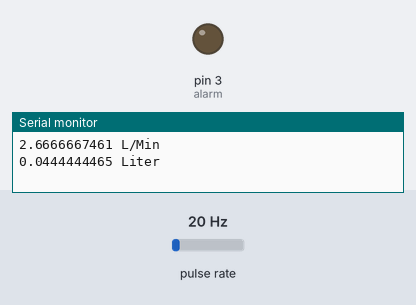
A sketch run on a simulated Arduino Uno, built with avr-gcc and run on an emulated ATmega328P. Parts: output pins drawn as LEDs (lit = HIGH), the last lines printed to the serial monitor. Wiring (inferred from the names in the program): pulse sensor: data pin 2. Inputs (shaded band) come from the test bench; at power-on: pulse rate 20 Hz.

Above: at 1.2 s.
1.3 s: pulse rate (sensor on pin 2) set to 138 Hz
4.3 s: pulse rate (sensor on pin 2) set to 145 Hz
At 5.6 s:
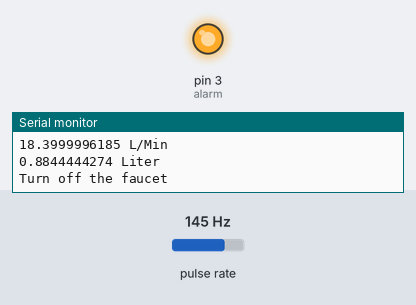
Timing chart, 0 to 7.3 s (numbered marks = the images above; inputs shaded):
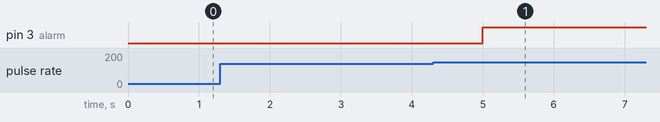

The sketch:

flow_meter.ino
```cpp
/* simple code to run yf-s201 flow sensor via Arduino.It will run the sensor
 and print the flow and the valume of our liquid and when the container 90%
 full the ahradware witll generate signal

configuration : red wire to 5 volte
                black wire to GND
                yellow wire to pin 2
                pin 3 will generate the signal*/


volatile int flow_frequency = 0;
float l_min;
float        total_valume = 0.0;
unsigned int flowsensor = 2;
unsigned int alarm = 3;
unsigned int container_valume = 1;
unsigned long currentTime;
unsigned long cloopTime;


void flow()

{
    flow_frequency++;
}


void setup()

{

    pinMode(flowsensor, INPUT);
    digitalWrite(flowsensor, HIGH);
    pinMode(alarm,OUTPUT);
    digitalWrite(alarm,LOW);
    Serial.begin(9600);
    attachInterrupt(0, flow, RISING);
    sei();
    currentTime = millis();
    cloopTime = currentTime;
}

void loop()

{
 currentTime = millis();

if (currentTime >= (cloopTime + 1000)) // Calculate flow and  valume of water
//once per second
{
    cloopTime = currentTime; // Updates cloopTime
    l_min = (flow_frequency / 7.5); // (Pulse frequency ) / 7.5Q = flowrate
    //in L/minute
      total_valume += l_min / 60;
    if (total_valume >= 0.9*container_valume) // to turn on the alarm when 90%
        // of the container if full
    {
      Serial.println("Turn off the faucet");
      digitalWrite(alarm, HIGH);
    }

    else

    {
    flow_frequency = 0; // Reset Counter
    Serial.print(l_min, DEC);
    Serial.println(" L/Min");
    Serial.print(total_valume, DEC);
    Serial.println(" Liter");
    }
  }
}
```

Measured:
- the behaviour switches between 140 and 141 Hz on pulse rate (sensor on pin 2) (found by bisection; images 0 and 1)
